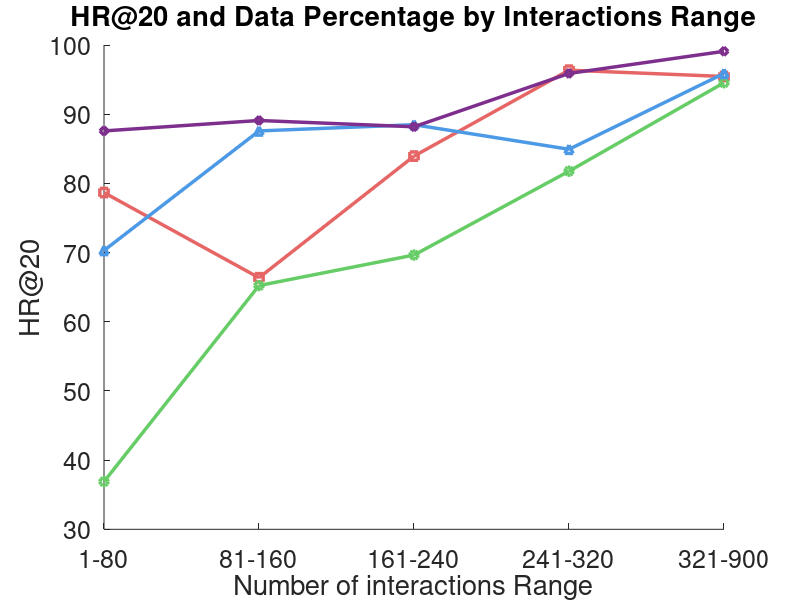

Write the MATLAB code that produced this figure. (Note: this script raises an error after producing the figure.)
% 数据
interactionsRange = {'1-80', '81-160', '161-240', '241-320', '321-900'};
percentageData = [34.71, 27.79, 16.01, 10.22, 11.01];
HR20_wo_Lsim = [36.89, 65.23, 69.64, 81.76, 94.55];
HR20_wo_Lcausal = [78.67, 66.36, 83.94, 96.36, 95.45];
HR20_wo_Ldomain = [70.30, 87.58, 88.48, 84.93, 95.89];
HR20 = [87.58, 89.09, 88.18, 95.89, 99.09];

% 定义柔和的颜色
softBlue = [0.3, 0.6, 0.9];
softRed = [0.9, 0.4, 0.4];
softGreen = [0.4, 0.8, 0.4];

% 创建图
figure('Units', 'inches', 'Position', [0, 0, 10, 8]);
fontSize = 18;
lineWidth = 2.5;

% 折线图
hold on;
plot(1:5, HR20_wo_Lcausal, '-s', 'LineWidth', lineWidth,'Color',softRed);
plot(1:5, HR20_wo_Lsim, '-o', 'LineWidth', lineWidth,'Color',softGreen);
plot(1:5, HR20_wo_Ldomain, '-^', 'LineWidth', lineWidth,'Color',softBlue);
plot(1:5, HR20, '-d', 'LineWidth', lineWidth);
hold off;

% 标题和轴标签
title('HR@20 and Data Percentage by Interactions Range', 'FontSize', fontSize);
xlabel('Number of interactions Range', 'FontSize', fontSize);
ylabel('HR@20', 'FontSize', fontSize);
set(gca, 'XTick', 1:5, 'XTickLabel', interactionsRange, 'FontSize', fontSize);

% 柱状图
yyaxis right;
bar(1:5, percentageData, 0.2, 'FaceColor', [0.2 0.2 0.2], 'EdgeColor', 'none', 'FaceAlpha', 0.5);
ylabel('Percentage of Data (%)', 'FontSize', fontSize);

% 图例
legend('HR@20 \alpha=0', 'HR@20 \beta=0',  'HR@20 \delta=0', 'HR@20', 'FontSize', fontSize, 'Location', 'northwest');
